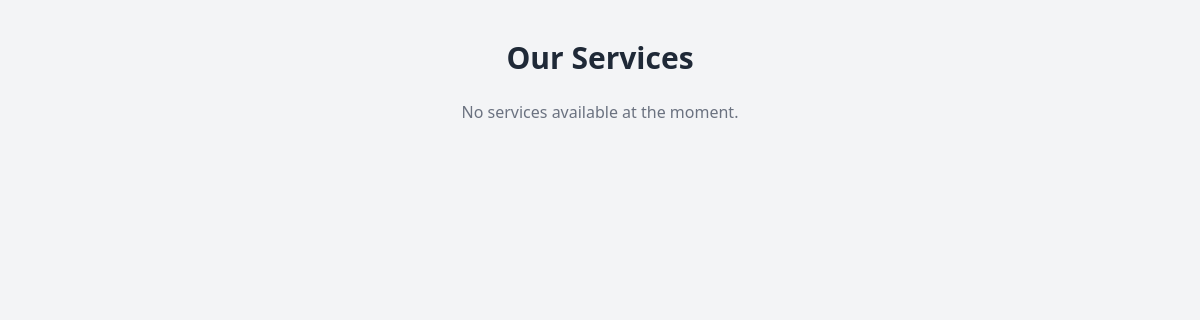
Page /DisplayService/ on the earlier database version.
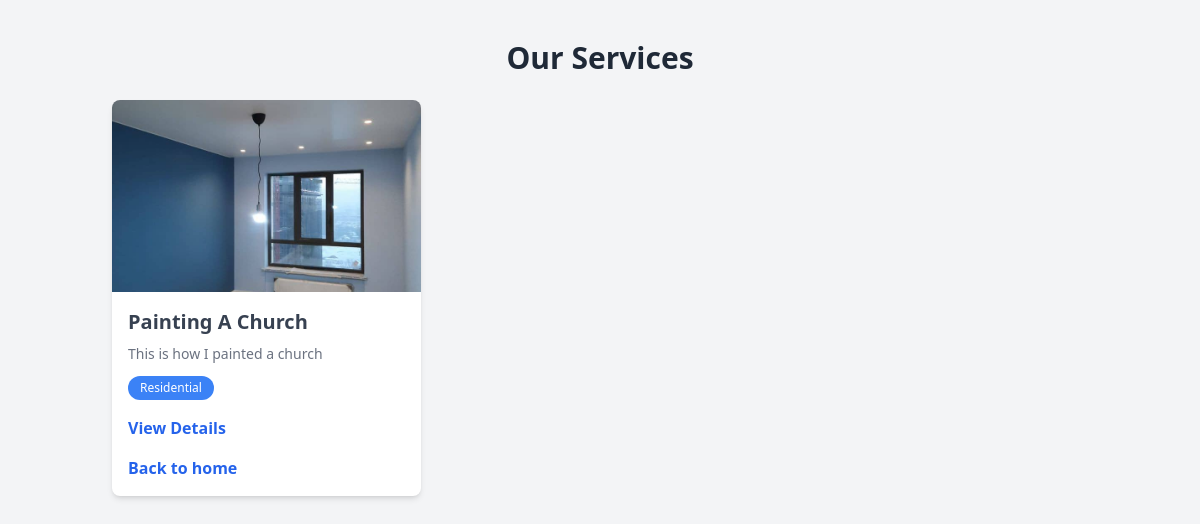
Same page on the later database version.
### paint/models.py (models this page shows, shortened)
class Service(models.Model):
    service_id = IntegerIDField(unique=True, editable=False, primary_key=True)
    name = models.CharField(max_length=255)
    description = models.TextField()
    category = models.CharField(max_length=20, choices=SERVICE_CATEGORIES)
    image = models.ImageField(upload_to='services/')
    created_by = models.ForeignKey(User, on_delete=models.SET_NULL, null=True, blank=True, related_name='services')
    created_at = models.DateTimeField(auto_now_add=True, null=True)

### paint/views.py (the view)
# urls.py: path('DisplayService/', DisplayService.as_view(), name='display_service'),
class DisplayService(ListView):
    model = Service
    template_name = 'service_lists.html'
    context_object_name = 'services'
    def get_context_data(self, **kwargs):
        context = super().get_context_data(**kwargs)
        context['page_name'] = 'services'
        context['list_name'] = 'services_lists'
        return context
    def get_queryset(self):
        return Service.objects.filter(created_at__lt=timezone.now()).order_by('created_at')

### paint/templates/service_lists.html (shortened to what this page needs)
<!DOCTYPE html>
<html lang="en">
<head>
    <script src="https://cdn.tailwindcss.com"></script>
</head>
<body class="bg-gray-100">
    <div class="container mx-auto py-10 px-6">
        <h1 class="text-3xl font-bold text-center text-gray-800 mb-6">Our Services</h1>
        <div class="grid md:grid-cols-3 sm:grid-cols-2 grid-cols-1 gap-6">
            {% for service in services %}
            <div class="bg-white rounded-lg shadow-md overflow-hidden hover:shadow-xl transition-shadow duration-300">
                <img src="{{ service.image.url }}" alt="{{ service.name }}" class="w-full h-48 object-cover">
                <div class="p-4">
                    <h2 class="text-xl font-semibold text-gray-700">{{ service.name }}</h2>
                    <p class="text-gray-500 text-sm mt-2">{{ service.description|truncatewords:20 }}</p>
                    <span class="inline-block bg-blue-500 text-white text-xs px-3 py-1 rounded-full mt-3">{{ service.category }}</span>
                    <a href="{% url 'service_detail' service.service_id %}" class="block text-blue-600 mt-4 font-semibold hover:underline">View Details</a>
                    {% if request.user.is_authenticated %}
                    <a href="{% url 'admin_dashboard'  %}" class="block text-blue-600 mt-4 font-semibold hover:underline">Back to dashboard</a>
                    {% else %}
                    <a href="{% url 'home'  %}" class="block text-blue-600 mt-4 font-semibold hover:underline">Back to home</a>
                    {% endif %}
                </div>
            </div>
            {% empty %}
            <p class="text-center col-span-3 text-gray-500">No services available at the moment.</p>
            {% endfor %}
        </div>
    </div>
</body>
</html>

Differences in the rows shown:
added Service: image (picture), name "Painting A Church", description "This is how I painted a church", category "Residential"
Other differences:
text no longer shown: "No services available at the moment."
